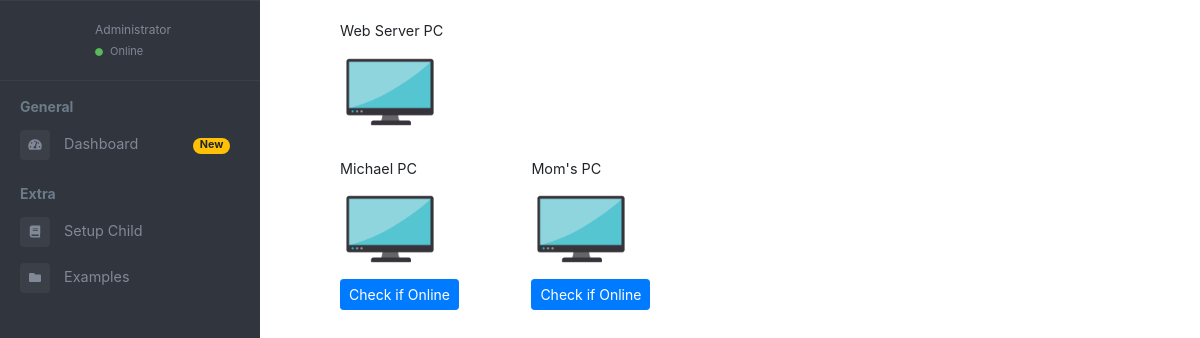
Page /dashboard on the earlier database version.
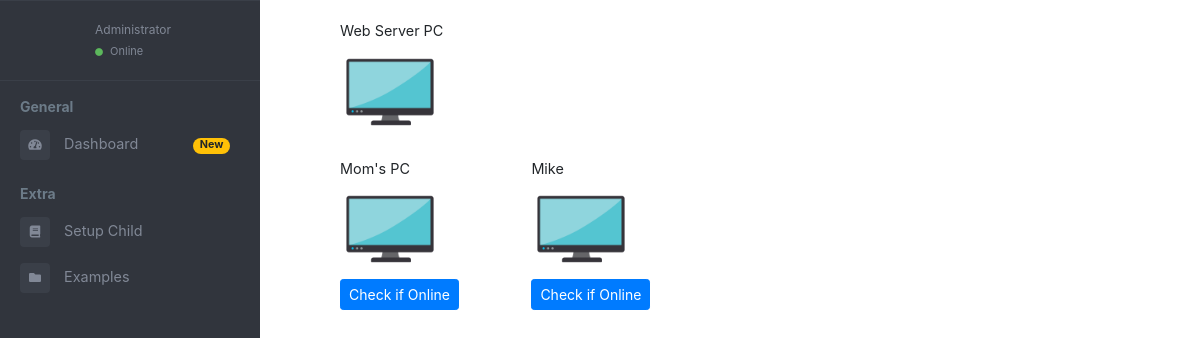
Same page on the later database version.
### app/models.py (models this page shows)
class LocalNetwork(db.Model):
    id = db.Column(db.Integer, primary_key=True)
    pc_name = db.Column(db.String(64), index = True)
    ip_addr = db.Column(db.String(64), unique = True)
    port = db.Column(db.Integer)
    date_added = db.Column(db.String(120))

### app/routes.py (the view)
@app.route("/dashboard", methods=["GET"])
def dashboard():
    pcs_on_network = LocalNetwork.query.all()
    return render_template("dashboard.html", pcs = pcs_on_network)

### app/templates/dashboard.html (shortened to what this page needs)
{%include 'header.html' %}
<body>
    <main class="page-content">
        <ul id="list-inline">
            <li class="list-inline-item">Web Server PC</br><a href="{{ url_for('pc_access', pc_name = 'local') }}"><img
                        src="/static/img/pc_logo.png" width="100" height="100" /></a></li>
        </ul>
        <ul id="list-inline">
            {%for each in pcs%}
                <li class="list-inline-item">{{each.pc_name}}</br>
                    <a href="{{ url_for('pc_access', pc_name = each.id) }}"><img src="/static/img/pc_logo.png" width="100"
                            height="100" /></a>
                    <form method="POST"  class = "my_form" action = "/getReady/{{each.id}}">
                        <button type="button" value = "{{each.id}}" id ='button' class="btn btn-primary btn-sm"> Check if Online</button>
                    </form>
                </li>
            {%endfor%}
        </ul>
    </main>
</body>

### app/templates/header.html (shortened to what this page needs)
<link href="//maxcdn.bootstrapcdn.com/bootstrap/4.0.0/css/bootstrap.min.css" rel="stylesheet" id="bootstrap-css">
<!DOCTYPE html>
<html lang="en">
<head>
    <link rel="stylesheet" href="https://maxcdn.bootstrapcdn.com/bootstrap/4.0.0/css/bootstrap.min.css"
>
    <link href="https://use.fontawesome.com/releases/v5.0.6/css/all.css" rel="stylesheet">
    <link href="/static/css/home.css" rel="stylesheet">
</head>
<body>
<div class="page-wrapper chiller-theme toggled">
  <nav id="sidebar" class="sidebar-wrapper">
    <div class="sidebar-content">
      <div class="sidebar-header">
        <div class="user-pic">
        </div>
        <div class="user-info">
          <span class="user-role">Administrator</span>
          <span class="user-status">
            <i class="fa fa-circle"></i>
            <span>Online</span>
          </span>
        </div>
      </div>
      <div class="sidebar-menu">
        <ul>
          <li class="header-menu">
            <span>General</span>
          </li>
          <li class="sidebar">
            <a href="{{url_for('dashboard')}}">
              <i class="fa fa-tachometer-alt"></i>
              <span>Dashboard</span>
              <span class="badge badge-pill badge-warning">New</span>
            </a>
          </li>
          <li class="header-menu">
            <span>Extra</span>
          </li>
          <li>
            <a href="{{url_for('child_node_setup')}}">
              <i class="fa fa-book"></i>
              <span>Setup Child</span>
            </a>
          </li>
          <li>
            <a href="#">
              <i class="fa fa-folder"></i>
              <span>Examples</span>
            </a>
          </li>
        </ul>
      </div>
    </div>
  </nav>

### app/static/css/home.css (style rules this page uses)
body { font-size: 0.9rem; }
.page-wrapper .sidebar-wrapper, .sidebar-wrapper .sidebar-brand > a, .sidebar-wrapper .sidebar-dropdown > a:after, .sidebar-wrapper .sidebar-menu .sidebar-dropdown .sidebar-submenu li a:before, .sidebar-wrapper ul li a i, .page-wrapper .page-content, .sidebar-wrapper .sidebar-search input.search-menu, .sidebar-wrapper .sidebar-search .input-group-text, .sidebar-wrapper .sidebar-menu ul li a, #show-sidebar, #close-sidebar { -webkit-transition: all 0.3s ease; -moz-transition: all 0.3s ease; -ms-transition: all 0.3s ease; -o-transition: all 0.3s ease; transition: all 0.3s ease; }
.page-wrapper { height: 100vh; }
.page-wrapper.toggled .sidebar-wrapper { left: 0px; }
@media screen and (min-width: 768px) { .page-wrapper.toggled .page-content { padding-left: 300px; } }
.sidebar-wrapper { width: 260px; height: 100%; max-height: 100%; position: fixed; top: 0; left: -300px; z-index: 999; }
.sidebar-wrapper ul { list-style-type: none; padding: 0; margin: 0; }
.sidebar-wrapper a { text-decoration: none; }
.sidebar-content { max-height: calc(100% - 30px); height: calc(100% - 30px); overflow-y: auto; position: relative; }
.sidebar-wrapper .sidebar-header { padding: 20px; overflow: hidden; }
.sidebar-wrapper .sidebar-header .user-pic { float: left; width: 60px; padding: 2px; border-radius: 12px; margin-right: 15px; overflow: hidden; }
.sidebar-wrapper .sidebar-header .user-info { float: left; }
.sidebar-wrapper .sidebar-header .user-info > span { display: block; }
.sidebar-wrapper .sidebar-header .user-info .user-role { font-size: 12px; }
.sidebar-wrapper .sidebar-header .user-info .user-status { font-size: 11px; margin-top: 4px; }
.sidebar-wrapper .sidebar-header .user-info .user-status i { font-size: 8px; margin-right: 4px; color: #5cb85c; }
.sidebar-wrapper .sidebar-menu { padding-bottom: 10px; }
.sidebar-wrapper .sidebar-menu .header-menu span { font-weight: bold; font-size: 14px; padding: 15px 20px 5px 20px; display: inline-block; }
.sidebar-wrapper .sidebar-menu ul li a { display: inline-block; width: 100%; text-decoration: none; position: relative; padding: 8px 30px 8px 20px; }
.sidebar-wrapper .sidebar-menu ul li a i { margin-right: 10px; font-size: 12px; width: 30px; height: 30px; line-height: 30px; text-align: center; border-radius: 4px; }
.sidebar-wrapper .sidebar-menu ul li a span.label, .sidebar-wrapper .sidebar-menu ul li a span.badge { float: right; margin-top: 8px; margin-left: 5px; }
.page-wrapper .page-content { display: inline-block; width: 100%; padding-left: 0px; padding-top: 20px; }
.page-wrapper .page-content { overflow-x: hidden; }
.chiller-theme .sidebar-wrapper { background: #31353D; }
.chiller-theme .sidebar-wrapper .sidebar-header, .chiller-theme .sidebar-wrapper .sidebar-search, .chiller-theme .sidebar-wrapper .sidebar-menu { border-top: 1px solid #3a3f48; }
.chiller-theme .sidebar-wrapper .sidebar-header .user-info .user-role, .chiller-theme .sidebar-wrapper .sidebar-header .user-info .user-status, .chiller-theme .sidebar-wrapper .sidebar-search input.search-menu, .chiller-theme .sidebar-wrapper .sidebar-search .input-group-text, .chiller-theme .sidebar-wrapper .sidebar-brand>a, .chiller-theme .sidebar-wrapper .sidebar-menu ul li a, .chiller-theme .sidebar-footer>a { color: #818896; }
.chiller-theme .sidebar-wrapper .sidebar-menu ul li:hover>a, .chiller-theme .sidebar-wrapper .sidebar-menu .sidebar-dropdown.active>a, .chiller-theme .sidebar-wrapper .sidebar-header .user-info, .chiller-theme .sidebar-wrapper .sidebar-brand>a:hover, .chiller-theme .sidebar-footer>a:hover i { color: #b8bfce; }
.chiller-theme .sidebar-wrapper .sidebar-menu ul li a i, .chiller-theme .sidebar-wrapper .sidebar-menu .sidebar-dropdown div, .chiller-theme .sidebar-wrapper .sidebar-search input.search-menu, .chiller-theme .sidebar-wrapper .sidebar-search .input-group-text { background: #3a3f48; }
.chiller-theme .sidebar-wrapper .sidebar-menu .header-menu span { color: #6c7b88; }

Differences in the rows shown:
removed LocalNetwork: pc_name "Michael PC", {{ each.id }} 3 (drawn)
added LocalNetwork: pc_name "Mike", {{ each.id }} 5 (drawn)
